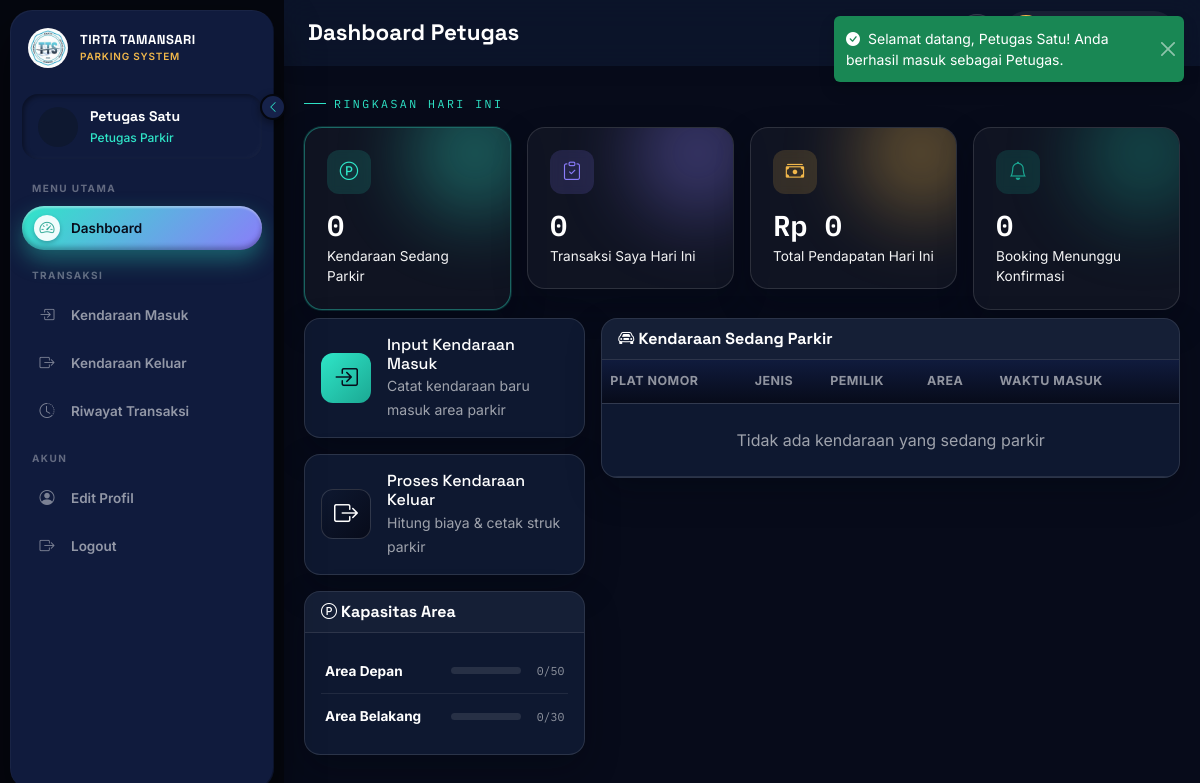
The page /operator/index.php (signed in) on the database its author committed.
### tables this page shows
CREATE TABLE tb_area_parkir (
    id_area     INT UNSIGNED AUTO_INCREMENT PRIMARY KEY,
    nama_area   VARCHAR(100)    NOT NULL,
    kapasitas   INT UNSIGNED    NOT NULL DEFAULT 0,
    terisi      INT UNSIGNED    NOT NULL DEFAULT 0
);

### operator/index.php (the view, shortened to what this page needs)
<?php
require_once __DIR__ . '/../config/koneksi.php';
$kendaraanMasuk = $koneksi->query("SELECT COUNT(*) c FROM tb_transaksi WHERE status='masuk'")->fetch()['c'];
$transaksiSayaHariIni = $koneksi->prepare("SELECT COUNT(*) c FROM tb_transaksi WHERE id_user = ? AND DATE(waktu_masuk) = CURDATE()");
$transaksiSayaHariIni->execute([$_SESSION['id_user']]);
$transaksiSayaHariIni = $transaksiSayaHariIni->fetch()['c'];
$pendapatanHariIni = $koneksi->query("SELECT COALESCE(SUM(biaya_total),0) t FROM tb_transaksi WHERE status='keluar' AND DATE(waktu_keluar) = CURDATE()")->fetch()['t'];
$area = $koneksi->query("SELECT * FROM tb_area_parkir ORDER BY id_area")->fetchAll();
$sedangParkir = $koneksi->query("
    SELECT t.*, k.plat_nomor, k.jenis_kendaraan, k.pemilik, a.nama_area
    FROM tb_transaksi t
    JOIN tb_kendaraan k ON k.id_kendaraan = t.id_kendaraan
    JOIN tb_area_parkir a ON a.id_area = t.id_area
    WHERE t.status = 'masuk'
    ORDER BY t.waktu_masuk DESC LIMIT 8
")->fetchAll();
$bookingMenunggu = $koneksi->query("
    SELECT b.*, k.plat_nomor, k.jenis_kendaraan, k.warna, u.nama_lengkap
    FROM tb_booking b
    JOIN tb_kendaraan k ON k.id_kendaraan = b.id_kendaraan
    JOIN tb_user u ON u.id_user = b.id_user
    WHERE b.status = 'menunggu'
    ORDER BY b.tanggal_booking ASC, b.jam_booking_masuk ASC
")->fetchAll();
$jumlahBookingMenunggu = count($bookingMenunggu);
include __DIR__ . '/components/header.php';
?>
<span class="eyebrow-op">Ringkasan Hari Ini</span>
<div class="row g-3 mb-2">
    <div class="col-md-3">
        <div class="stat-card bg-grad-red">
            <div class="stat-icon"><i class="bi bi-p-circle"></i></div>
            <h3 class="mono"><?= $kendaraanMasuk ?></h3>
            <span class="label">Kendaraan Sedang Parkir</span>
        </div>
    </div>
    <div class="col-md-3">
        <div class="stat-card bg-grad-orange">
            <div class="stat-icon"><i class="bi bi-clipboard-check"></i></div>
            <h3 class="mono"><?= $transaksiSayaHariIni ?></h3>
            <span class="label">Transaksi Saya Hari Ini</span>
        </div>
    </div>
    <div class="col-md-3">
        <div class="stat-card bg-grad-green">
            <div class="stat-icon"><i class="bi bi-cash-stack"></i></div>
            <h3 class="mono"><?= rupiah($pendapatanHariIni) ?></h3>
            <span class="label">Total Pendapatan Hari Ini</span>
        </div>
    </div>
    <div class="col-md-3">
        <div class="stat-card bg-grad-blue">
            <div class="stat-icon"><i class="bi bi-bell"></i></div>
            <h3 class="mono"><?= $jumlahBookingMenunggu ?></h3>
            <span class="label">Booking Menunggu Konfirmasi</span>
        </div>
    </div>
</div>
<div class="row g-3">
    <div class="col-lg-4 d-flex flex-column gap-3">
        <a href="transaksi_masuk.php" class="card card-tirta text-decoration-none">
            <div class="card-body d-flex align-items-center gap-3">
                <div class="quick-action-icon bg-grad-red"><i class="bi bi-box-arrow-in-right fs-4"></i></div>
                <div>
                    <h6 class="mb-0">Input Kendaraan Masuk</h6>
                    <small class="text-muted">Catat kendaraan baru masuk area parkir</small>
                </div>
            </div>
        </a>
        <a href="transaksi_keluar.php" class="card card-tirta text-decoration-none">
            <div class="card-body d-flex align-items-center gap-3">
                <div class="quick-action-icon bg-grad-dark"><i class="bi bi-box-arrow-right fs-4 text-white"></i></div>
                <div>
                    <h6 class="mb-0">Proses Kendaraan Keluar</h6>
                    <small class="text-muted">Hitung biaya & cetak struk parkir</small>
                </div>
            </div>
        </a>
        <div class="card card-tirta">
            <div class="card-header"><i class="bi bi-p-circle"></i> Kapasitas Area</div>
            <div class="card-body">
                <?php if (empty($area)): ?>
                    <p class="text-muted text-center py-3 mb-0">Data area parkir belum tersedia.</p>
                <?php else: ?>
                    <?php foreach ($area as $a):
                        $persen = $a['kapasitas'] > 0 ? round(($a['terisi'] / $a['kapasitas']) * 100) : 0;
                        $kelas  = $persen >= 90 ? 'full' : ($persen >= 60 ? 'warn' : 'ok');
                    ?>
                    <div class="lane-row">
                        <span class="lane-name"><?= htmlspecialchars($a['nama_area']) ?></span>
                        <div class="lane-track"><div class="lane-fill <?= $kelas ?>" style="width:<?= $persen ?>%"></div></div>
                        <span class="lane-num"><?= $a['terisi'] ?>/<?= $a['kapasitas'] ?></span>
                    </div>
                    <?php endforeach; ?>
                <?php endif; ?>
            </div>
        </div>
    </div>
    <div class="col-lg-8">
        <div class="card card-tirta">
            <div class="card-header"><i class="bi bi-car-front"></i> Kendaraan Sedang Parkir</div>
            <div class="card-body p-0">
                <div class="table-responsive">
                <table class="table align-middle mb-0">
                    <thead><tr><th>Plat Nomor</th><th>Jenis</th><th>Pemilik</th><th>Area</th><th>Waktu Masuk</th><th></th></tr></thead>
                    <tbody>
                    <?php if (empty($sedangParkir)): ?>
                        <tr><td colspan="6" class="text-center text-muted py-4">Tidak ada kendaraan yang sedang parkir</td></tr>
                    <?php endif; ?>
                    </tbody>
                </table>
                </div>
            </div>
        </div>
    </div>
</div>
<?php include __DIR__ . '/components/footer.php'; ?>

### assets/css/style.css (style rules this page uses)
:root { --tirta-dark: #070b1a; --tirta-dark-2: #101b3d; --tirta-teal: #2fe6c8; --tirta-teal-dark: #1ba893; --tirta-aqua-light: #eef1f6; --tirta-gold: #f2b84b; --tirta-accent: #8b7cfa; --tirta-light: #eef1f6; --tirta-muted: #566178; --font-heading: 'Space Grotesk', 'Georgia', serif; --font-body: 'Inter', system-ui, -apple-system, sans-serif; --font-mono: 'IBM Plex Mono', monospace; }
* { box-sizing: border-box; }
body { background: var(--tirta-light); font-family: var(--font-body); color: #0d1b2a; margin: 0; padding: 0; }
h1, h2, h3, h4, h5, h6, .page-title { font-family: var(--font-heading); }
.stat-card { border: none; border-radius: 18px; padding: 22px; color: #ffffff !important; position: relative; overflow: hidden; box-shadow: 0 8px 22px rgba(7, 11, 26, 0.15); min-height: 130px; display: flex; flex-direction: column; justify-content: space-between; }
.stat-card::before { content: none; display: none; }
.stat-card .stat-icon { width: 44px; height: 44px; border-radius: 12px; background: rgba(255, 255, 255, 0.22); backdrop-filter: blur(4px); display: flex; align-items: center; justify-content: center; font-size: 1.3rem; }
.stat-card h3, .stat-card span.label, .stat-card p, .bg-grad-red.stat-card h3, .bg-grad-red.stat-card span.label, .bg-grad-orange.stat-card h3, .bg-grad-orange.stat-card span.label, .bg-grad-dark.stat-card h3, .bg-grad-dark.stat-card span.label, .bg-grad-green.stat-card h3, .bg-grad-green.stat-card span.label, .bg-grad-info.stat-card h3, .bg-grad-info.stat-card span.label, .bg-grad-blue.stat-card h3, .bg-grad-blue.stat-card span.label { color: #ffffff !important; }
.stat-card h3 { font-size: 1.8rem; font-weight: 800; margin: 8px 0 2px 0; }
.stat-card span.label, .stat-card p { font-size: .85rem; opacity: .95; margin: 0; }
.bg-grad-red { background: linear-gradient(135deg, #8b7cfa 0%, #6a5ce0 100%); }
.bg-grad-orange { background: linear-gradient(135deg, #f2b84b 0%, #d99a2b 100%); }
.bg-grad-dark { background: linear-gradient(135deg, #101b3d 0%, #070b1a 100%); }
.bg-grad-green, .bg-grad-info { background: linear-gradient(135deg, #2fe6c8 0%, #1ba893 100%); }
.bg-grad-blue { background: linear-gradient(135deg, #1ba893 0%, #101b3d 100%); }
:root { --bs-primary: #1ba893; --bs-primary-rgb: 27, 168, 147; --bs-primary-text-emphasis: #0e544a; --bs-primary-bg-subtle: #d9f5f0; --bs-primary-border-subtle: #7fe0cc; --bs-info: #2fe6c8; --bs-info-rgb: 47, 230, 200; --bs-info-text-emphasis: #0e544a; --bs-info-bg-subtle: #e3faf6; --bs-info-border-subtle: #a0f0e2; --bs-warning: #f2b84b; --bs-warning-rgb: 242, 184, 75; --bs-warning-text-emphasis: #7a5410; --bs-warning-bg-subtle: #fdf1dc; --bs-warning-border-subtle: #f6d999; --bs-link-color: #1ba893; --bs-link-hover-color: #158071; --bs-link-color-rgb: 27, 168, 147; }
.card { border: none !important; border-radius: 16px !important; box-shadow: 0 6px 22px rgba(7, 11, 26, 0.08); overflow: hidden; }
.card-header { background: linear-gradient(180deg, #ffffff 0%, #f4f8fb 100%); border-bottom: 1px solid var(--tirta-aqua-light); font-family: var(--font-heading); }
.table thead th { background: linear-gradient(180deg, #101b3d 0%, #070b1a 100%) !important; color: #ffffff !important; border-color: rgba(255, 255, 255, 0.08) !important; font-weight: 600; letter-spacing: .3px; vertical-align: middle; }
.table:not(.table-sm) > :not(caption) > * > * { padding-top: .75rem; padding-bottom: .75rem; }

### operator/components/navbar.php (style rules this page uses)
html { background: #05070f !important; overflow-x: hidden !important; }
body { background: #05070f !important; min-height: 100vh !important; overflow-x: hidden !important; }
.stat-card::before { content: none !important; }

### rows shown on the page
tb_area_parkir: nama_area "Area Depan", terisi "0", kapasitas "50"
tb_area_parkir: nama_area "Area Belakang", terisi "0", kapasitas "30"

### other values the page prints
$pesan "Selamat datang, Petugas Satu! Anda berhasil masuk sebagai Petugas."
$_SESSION['nama_lengkap'] "Petugas Satu"
$page_title "Dashboard Petugas"
$kendaraanMasuk "0"
$transaksiSayaHariIni "0"
rupiah($pendapatanHariIni) "Rp 0"
$jumlahBookingMenunggu "0"
